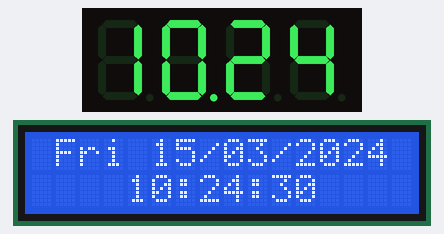
This sketch was run on a simulated Arduino Mega 2560, built with avr-gcc and run on an emulated ATmega2560. Shown: 4-digit seven-segment display, 16×2 character LCD. Wiring (inferred from the names in the program): 4-digit 7-segment display, segments lit when HIGH: segments pin 51, pin 43, pin 46, pin 50, pin 52, pin 49, pin 44, pin 48; digit selects pin 53, pin 47, pin 45, pin 42. The local clock reads 2024-03-15 10:24:30 at power-on unless the sketch sets it; the segment pins are drawn as the display they are named for; what the sketch prints to the serial monitor is not drawn.

Above: at 0.3 s.
At 4.3 s:
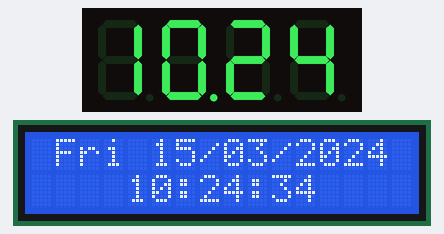
At 9.4 s:
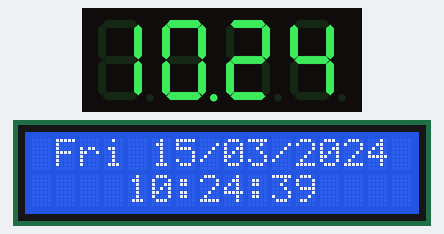
At 19.6 s:
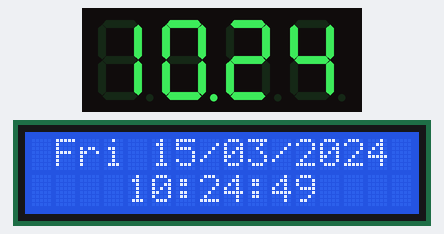
At 28.8 s:
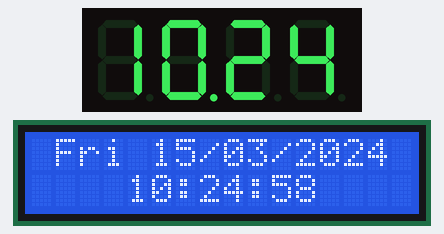
At 39.0 s:
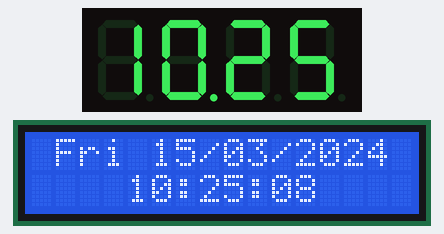

Measured:
- what the display in image 0 shows lasts 0.9 s, from 0.3 s to 1.2 s
- what the display in image 1 shows lasts 1.0 s, from 4.3 s to 5.3 s

The sketch:

clock.ino
```cpp
/*  Code written by Adrien Louvrier, 01/02/2021
 *  Objective : make a clock and print the date and time on a LCD screen,
 *  on serial monitoring and on a 4x7 segments display
 * Card used : Arduino Mega 2560
 * Electronic circuit :
 * input :
 * - RTC module (Vcc -> 5V, grd -> grd, SDA -> SDA, SCL -> SCL, SQW -> pin 3)
 *
 * output :
 * - 4x7 segments display with 330 Ohms resistance on each segments (a -> 51, b -> 43,
 * c -> 46, d -> 50, e -> 52, f -> 49, g -> 44, point -> 48, digit1 -> 53, digit2 -> 47,
 * digit3 -> 45, digit4 -> 42)
 *
 * - LCD screen (rs -> 32, en -> 30, d4 -> 28, d5 -> 26, d6 -> 24, d7 -> 22,
 * Vcc -> 5V, grd -> grd)
*/

#include "RTClib.h"
#include <LiquidCrystal.h>

#define a 51 // segments pins
#define b 43
#define c 46
#define d 50
#define e 52
#define f 49
#define g 44
#define point 48

#define digit1 53 // digits pins
#define digit2 47
#define digit3 45
#define digit4 42

RTC_DS1307 rtc; // clock

const int rs = 32, en = 30, d4 = 28, d5 = 26, d6 = 24, d7 = 22; // lcd screen pins
LiquidCrystal lcd(rs, en, d4, d5, d6, d7);

char daysOfTheWeek[7][12] = {"Sun", "Mon", "Tue", "Wed", "Thu", "Fri", "Sat"}; // days of the week

// Function prototypes
void printTime(int tempsHeure, int tempsMinute);
void printDigit4(int tempsMinute);
void printDigit3(int tempsMinute);
void printDigit2(int tempsHeure);
void printDigit1(int tempsHeure);
void printValue(int number);

void setup() {
  Serial.begin(9600);
  // Put the segments pins in output mode
  for (int i = 42; i <= 53; ++i) {
    pinMode(i, OUTPUT);
  }

  digitalWrite(point, LOW);
  digitalWrite(digit1, LOW);
  digitalWrite(digit2, LOW);
  digitalWrite(digit3, LOW);
  digitalWrite(digit4, LOW);

  Serial.begin(9600);

#ifndef ESP8266
  while (!Serial); // wait for serial port to connect. Needed for native USB
#endif

  if (! rtc.begin()) {
    Serial.println("Couldn't find RTC");
    Serial.flush();
    abort();
  }

  /* the following instruction and comments aren't from me */
  if (! rtc.isrunning()) {
    Serial.println("RTC is NOT running, let's set the time!");
    // When time needs to be set on a new device, or after a power loss, the
    // following line sets the RTC to the date & time this sketch was compiled
    // rtc.adjust(DateTime(F(__DATE__), F(__TIME__)));
    // This line sets the RTC with an explicit date & time, for example to set
    // February 01, 2021 at 15h38m00 you would call:
    // rtc.adjust(DateTime(2021, 2, 5, 19, 00, 00));
  }

  // When time needs to be re-set on a previously configured device, the
  // following line sets the RTC to the date & time this sketch was compiled
  // rtc.adjust(DateTime(F(__DATE__), F(__TIME__)));
  // This line sets the RTC with an explicit date & time, for example to set
  // February 01, 2021 at 15h38m00 you would call:
  // rtc.adjust(DateTime(2021, 2, 5, 19, 00, 00));

  lcd.begin(16,2);
  lcd.display();
  delay(50);

  lcd.display();
  lcd.begin(16,2);
}

void loop() {
  DateTime now = rtc.now(); // Read the date and the time

  // Print the date and the time in the serial monitor
  Serial.print(now.year(), DEC);
  Serial.print('/');
  Serial.print(now.month(), DEC);
  Serial.print('/');
  Serial.print(now.day(), DEC);
  Serial.print(" (");
  Serial.print(daysOfTheWeek[now.dayOfTheWeek()]);
  Serial.print(") ");
  Serial.print(now.hour(), DEC);
  Serial.print(':');
  Serial.print(now.minute(), DEC);
  Serial.print(':');
  Serial.print(now.second(), DEC);
  Serial.println();

  // Print the date and the time in the lcd screen
  lcd.clear();
  lcd.setCursor(0,0);
  lcd.print(" ");
  lcd.print(daysOfTheWeek[now.dayOfTheWeek()]);
  lcd.print(" ");

  // Printthe  day
  if (now.day() < 10) {
    lcd.print("0");
  }

  lcd.print(now.day());
  lcd.print("/");

  // Print the month
  if (now.month() < 10) {
    lcd.print("0");
  }

  lcd.print(now.month());
  lcd.print("/");
  // Print the year
  lcd.print(now.year());

  // Print hours
  lcd.setCursor(0,1);
  lcd.print("    ");

  if (now.hour() < 10) {
    lcd.print("0");
  }

  lcd.print(now.hour());
  lcd.print(":");

  // Print minutes
  if (now.minute() < 10) {
    lcd.print("0");
  }

  lcd.print(now.minute());
  lcd.print(":");

  // Print the seconds
  if (now.second() < 10) {
    lcd.print("0");
  }
  lcd.print(now.second());

  // Print time (hours and minutes) on a segments display
  printTime(now.hour(), now.minute());
}

void printValue(int number) {
  switch (number) {
    case 0:
      digitalWrite(a, HIGH);
      digitalWrite(b, HIGH);
      digitalWrite(c, HIGH);
      digitalWrite(d, HIGH);
      digitalWrite(e, HIGH);
      digitalWrite(f, HIGH);
      digitalWrite(g, LOW);
      break;
    case 1:
      digitalWrite(a, LOW);
      digitalWrite(b, HIGH);
      digitalWrite(c, HIGH);
      digitalWrite(d, LOW);
      digitalWrite(e, LOW);
      digitalWrite(f, LOW);
      digitalWrite(g, LOW);
      break;
    case 2:
      digitalWrite(a, HIGH);
      digitalWrite(b, HIGH);
      digitalWrite(c, LOW);
      digitalWrite(d, HIGH);
      digitalWrite(e, HIGH);
      digitalWrite(f, LOW);
      digitalWrite(g, HIGH);
      break;
    case 3:
      digitalWrite(a, HIGH);
      digitalWrite(b, HIGH);
      digitalWrite(c, HIGH);
      digitalWrite(d, HIGH);
      digitalWrite(e, LOW);
      digitalWrite(f, LOW);
      digitalWrite(g, HIGH);
      break;
    case 4:
      digitalWrite(a, LOW);
      digitalWrite(b, HIGH);
      digitalWrite(c, HIGH);
      digitalWrite(d, LOW);
      digitalWrite(e, LOW);
      digitalWrite(f, HIGH);
      digitalWrite(g, HIGH);
      break;
    case 5:
      digitalWrite(a, HIGH);
      digitalWrite(b, LOW);
      digitalWrite(c, HIGH);
      digitalWrite(d, HIGH);
      digitalWrite(e, LOW);
      digitalWrite(f, HIGH);
      digitalWrite(g, HIGH);
      break;
    case 6:
      digitalWrite(a, HIGH);
      digitalWrite(b, LOW);
      digitalWrite(c, HIGH);
      digitalWrite(d, HIGH);
      digitalWrite(e, HIGH);
      digitalWrite(f, HIGH);
      digitalWrite(g, HIGH);
      break;
    case 7:
      digitalWrite(a, HIGH);
      digitalWrite(b, HIGH);
      digitalWrite(c, HIGH);
      digitalWrite(d, LOW);
      digitalWrite(e, LOW);
      digitalWrite(f, LOW);
      digitalWrite(g, LOW);
      break;
    case 8:
      digitalWrite(a, HIGH);
      digitalWrite(b, HIGH);
      digitalWrite(c, HIGH);
      digitalWrite(d, HIGH);
      digitalWrite(e, HIGH);
      digitalWrite(f, HIGH);
      digitalWrite(g, HIGH);
      break;
    case 9:
      digitalWrite(a, HIGH);
      digitalWrite(b, HIGH);
      digitalWrite(c, HIGH);
      digitalWrite(d, HIGH);
      digitalWrite(e, LOW);
      digitalWrite(f, HIGH);
      digitalWrite(g, HIGH);
      break;
  }
}

void printTime(int tempsHeure, int tempsMinute) {
  for (int i = 0; i<50; ++i) {
    printDigit1((tempsHeure - tempsHeure%10 )/10);
    delay(5);
    printDigit2(tempsHeure%10);
    delay(5);
    printDigit3((tempsMinute - tempsMinute%10 )/10);
    delay(5);
    printDigit4(tempsMinute%10);
    delay(5);
  }
}

void printDigit1(int timeHourTenth) {
  digitalWrite(digit4, HIGH);
  digitalWrite(digit3, HIGH);
  digitalWrite(digit2, HIGH);
  digitalWrite(digit1, LOW);
  digitalWrite(point, LOW);
  printValue(timeHourTenth);
}

void printDigit2(int tempsHeureUnite) {
  digitalWrite(digit4, HIGH);
  digitalWrite(digit3, HIGH);
  digitalWrite(digit2, LOW);
  digitalWrite(digit1, HIGH);
  digitalWrite(point, HIGH);
  printValue(tempsHeureUnite);
}

void printDigit3(int tempsMinuteDixaine) {
  digitalWrite(digit4, HIGH);
  digitalWrite(digit3, LOW);
  digitalWrite(digit2, HIGH);
  digitalWrite(digit1, HIGH);
  printValue(tempsMinuteDixaine);
  digitalWrite(point, LOW);
}

void printDigit4(int tempsMinuteUnite) {
  digitalWrite(point, LOW);
  digitalWrite(digit4, LOW);
  digitalWrite(digit3, HIGH);
  digitalWrite(digit2, HIGH);
  digitalWrite(digit1, HIGH);
  printValue(tempsMinuteUnite);
}
```
